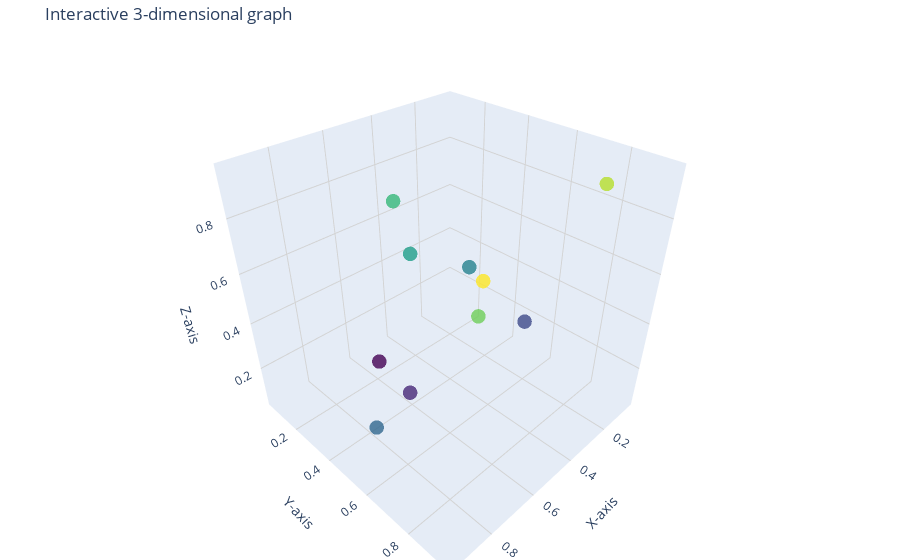

Notebook cell for this chart:
### Markdown cell above
An interactive version of the above graph can be plotted using `plotly`:

### Code cell
points = generate_indices(3, 10)
x = points[:, 0]
y = points[:, 1]
z = points[:, 2]

fig = go.Figure()

fig.add_trace(go.Scatter3d(
    x=x, y=y, z=z,
    mode='markers',
    marker=dict(
        size=5,
        color=z,  # The color is a function of height
        colorscale='viridis',
        opacity=0.8
    )
))

# Formatting of axes and background
fig.update_layout(
    title="Interactive 3-dimensional graph",
    scene=dict(
        xaxis=dict(title="X-axis", showgrid=True, gridcolor="lightgray"),
        yaxis=dict(title="Y-axis", showgrid=True, gridcolor="lightgray"),
        zaxis=dict(title="Z-axis", showgrid=True, gridcolor="lightgray"),
    ),
    margin=dict(l=0, r=0, b=0, t=40),
)

fig.show()

### Figure 1 — Plotly figure (JSON) as saved in the notebook; plotly's stock layout.template omitted (floating-point values rounded to 4 significant figures)
{"data": [{"marker": {"color": [0.85, 0.25, 0.45, 0.65, 0.55, 0.05, 0.15, 0.75, 0.95, 0.35], "colorscale": [[0, "#440154"], [0.1111, "#482878"], [0.2222, "#3e4989"], [0.3333, "#31688e"], [0.4444, "#26828e"], [0.5556, "#1f9e89"], [0.6667, "#35b779"], [0.7778, "#6ece58"], [0.8889, "#b5de2b"], [1, "#fde725"]], "opacity": 0.8, "size": 5}, "mode": "markers", "type": "scatter3d", "x": [0.05, 0.15, 0.25, 0.35, 0.45, 0.55, 0.65, 0.75, 0.85, 0.95], "y": [0.75, 0.55, 0.35, 0.05, 0.25, 0.15, 0.45, 0.85, 0.95, 0.65], "z": [0.85, 0.25, 0.45, 0.65, 0.55, 0.05, 0.15, 0.75, 0.95, 0.35]}], "layout": {"margin": {"b": 0, "l": 0, "r": 0, "t": 40}, "scene": {"xaxis": {"gridcolor": "lightgray", "showgrid": true, "title": {"text": "X-axis"}}, "yaxis": {"gridcolor": "lightgray", "showgrid": true, "title": {"text": "Y-axis"}}, "zaxis": {"gridcolor": "lightgray", "showgrid": true, "title": {"text": "Z-axis"}}}, "title": {"text": "Interactive 3-dimensional graph"}}}
